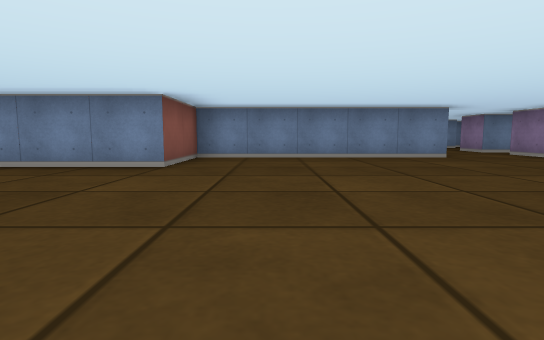
[1] (above)

24 first-person views from a walk through a cub3D level. The camera is about half as high as the walls, tilts 6° down and sees 80° across. The floor is counted in squares. Each view is taken from the middle of a square. On the plan, view 1 faces up. The plan holds only what a view shows up to about 9 squares ahead; the rest is blank.

[2]
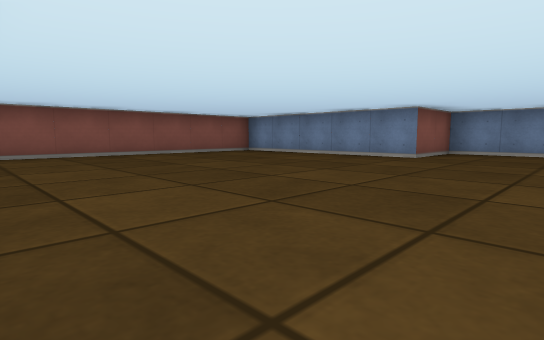

[3]
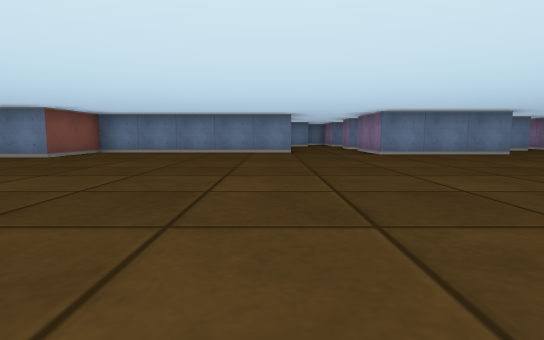

[4]
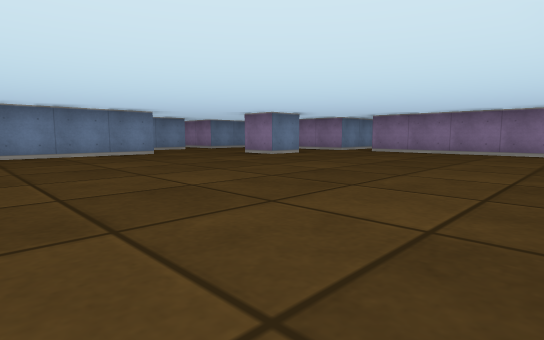

[5]
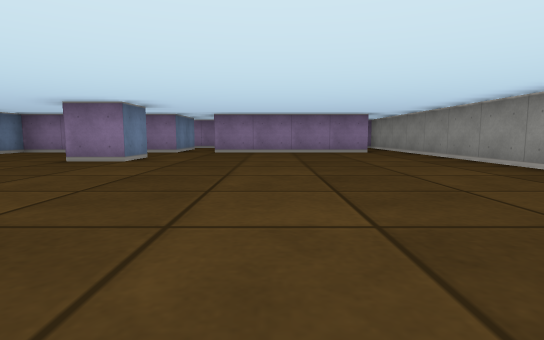

[6]
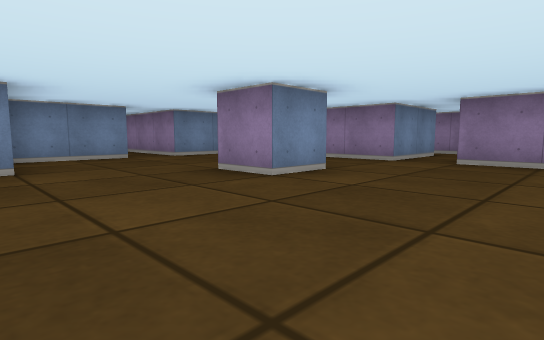

[7]
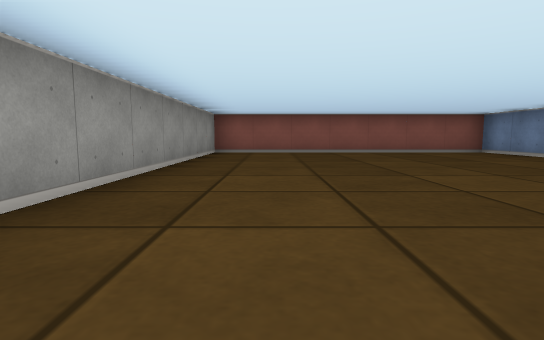

[8]
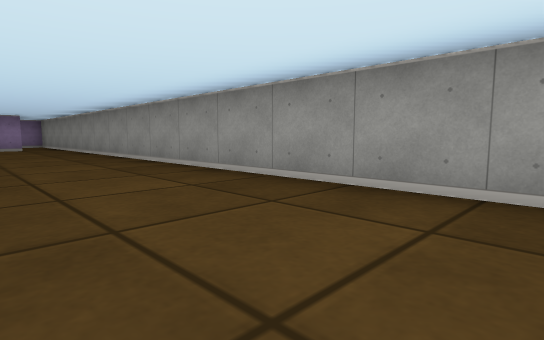

[9]
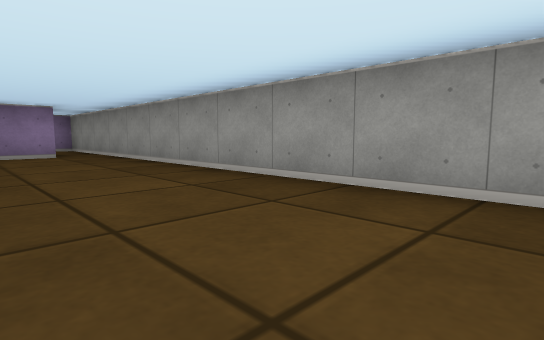

[10]
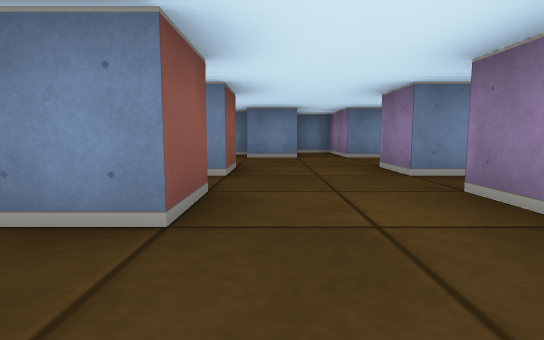

[11]
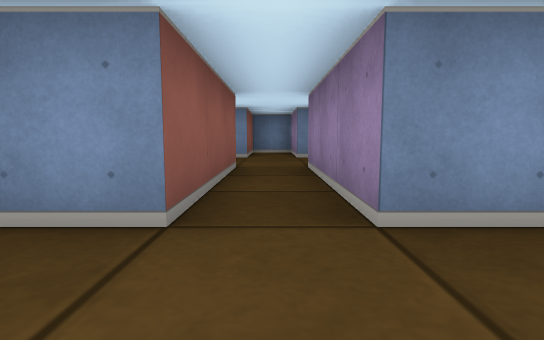

[12]
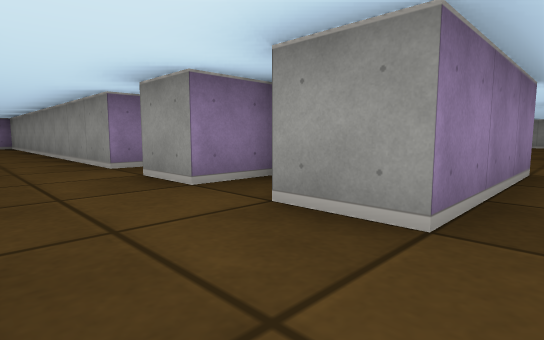

[13]
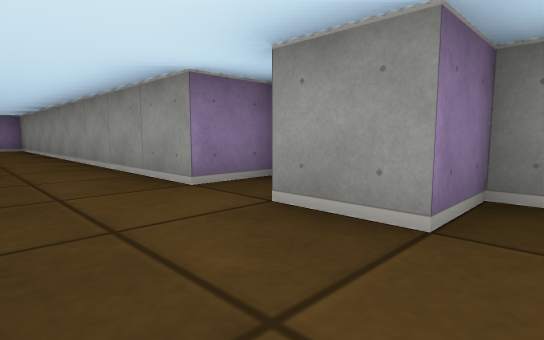

[14]
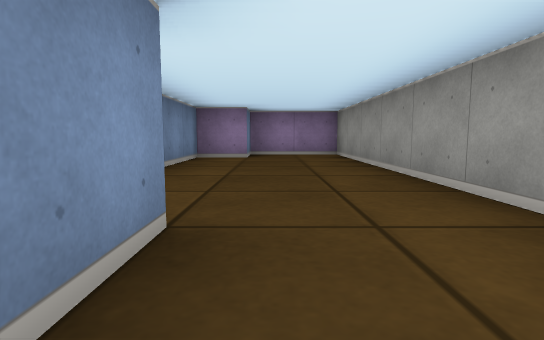

[15]
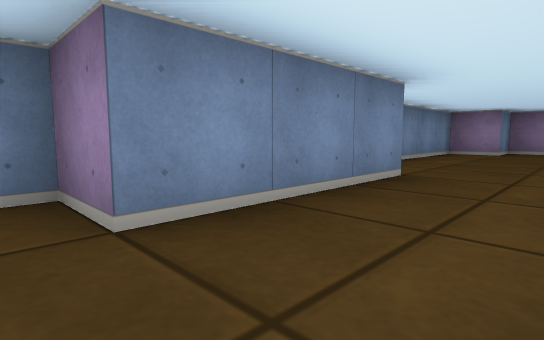

[16]
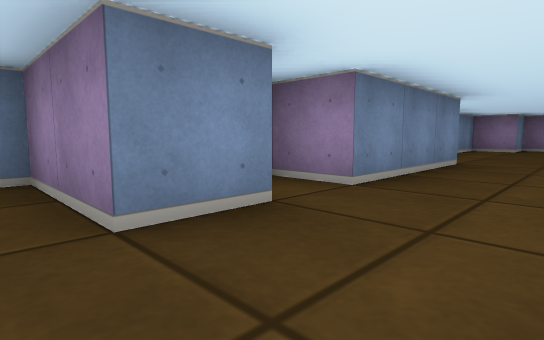

[17]
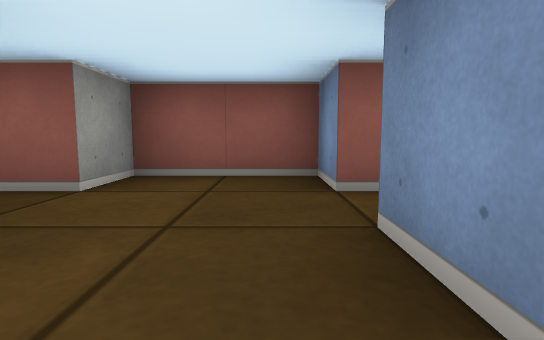

[18]
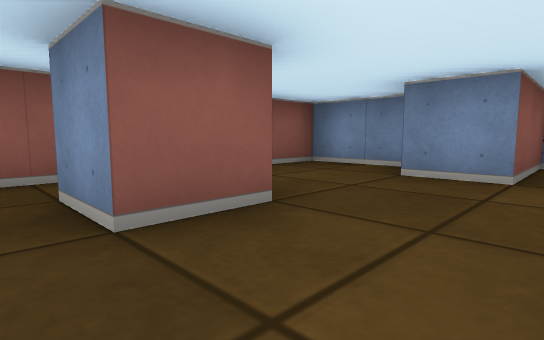

[19]
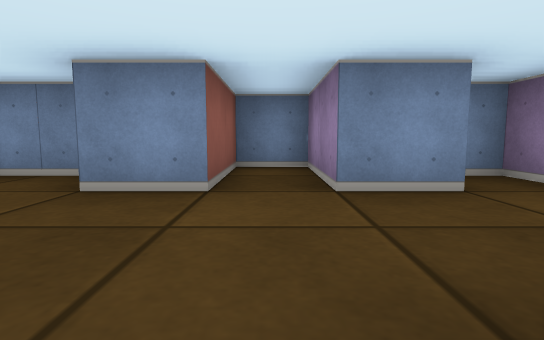

[20]
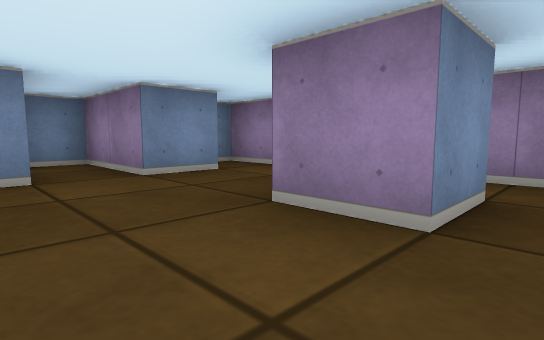

[21]
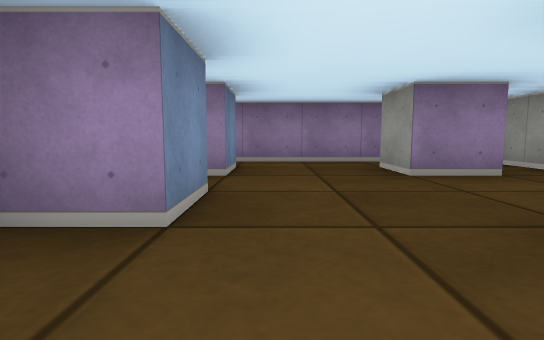

[22]
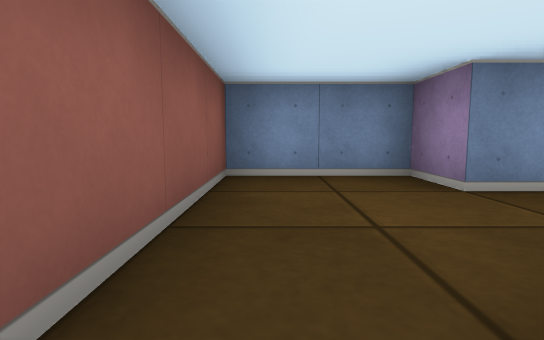

[23]
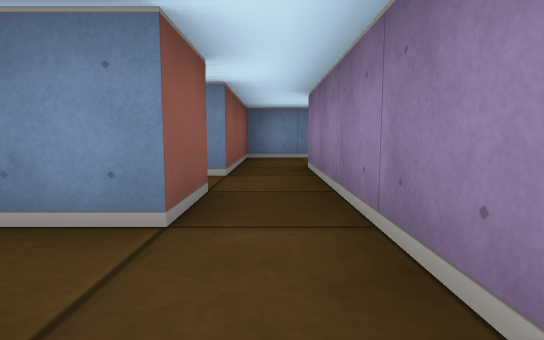

[24]
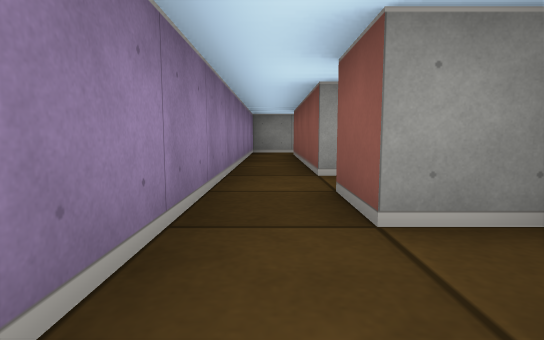

### Floor plan
Points are (right, up) in squares from view 1. A wall is a line through its corners. A room is listed if a view was taken in it or the views show most of it. See-through windows are left out.
Room 1 (views 1, 2, 3, 4, 5, 6, 7, 8, 9, 10, 11)
walls: (2.1, -2.5) (15.5, -2.5); (3.5, 7.5) (3.5, 6.5) (-1.5, 6.5) (-1.5, 4.5) (-6.5, 4.5) (-6.5, -2.5) (0.2, -2.5); (8.6, 5.5) (5.5, 5.5) (5.5, 7.5); (11.6, 3.5) (10.5, 3.5) (10.5, 4.5); (13.5, -1.6) (13.5, 2.5); (10.5, 10.5) (10.5, 7.5) (8.6, 7.5); (15.5, 3.5) (13.5, 3.5) (13.5, 7.5) (11.5, 7.5) (11.5, 10.5)
ways out: opening at (11, 10) to room 2; opening at (4.5, 7) to room 5; opening at (14.5, -2) to room 6; opening at (14.5, 3) to room 6
Room 2 (view 12)
walls: (11.5, 12.5) (11.5, 14.5) (10.5, 14.5) (10.5, 12.5) (9.5, 12.5) (9.5, 10.5) (10.5, 10.5)
ways out: opening at (11, 10) to room 1; opening at (12, 11.5) to room 3
Room 3 (views 13, 16, 17)
walls: (12.5, 12.5) (11.5, 12.5); (14.5, 12.5) (13.5, 12.5) (13.5, 14.5); (11.5, 10.5) (12.5, 10.5); (13.5, 9.4) (13.5, 10.5) (14.5, 10.5)
ways out: opening at (12, 11.5) to room 2; opening at (14, 11.5) to room 4
Room 4 (views 14, 15)
walls: (18.6, 12.5) (15.5, 12.5) (15.5, 13.5) (15.1, 13.5); (15.5, 9.5) (15.5, 10.5) (24.5, 10.5) (24.5, 12.5) (23.5, 12.5) (23.5, 13.5) (20.8, 13.5)
ways out: opening at (14, 11.5) to room 3
Room 5 (views 18, 19, 20, 21, 22)
walls: (3.5, 9.5) (3.5, 8.5) (2.5, 8.5); (6.6, 8.5) (5.5, 8.5) (5.5, 9.5) (6.5, 9.5); (6.6, 11.5) (5.5, 11.5) (5.5, 13.5) (4.5, 13.5) (4.5, 11.5) (3.5, 11.5) (3.5, 12.5) (1.5, 12.5) (1.5, 8.2); (6.1, 7.5) (7, 7.5); (7.5, 8.2) (7.5, 12.5) (7, 12.5)
ways out: opening at (4.5, 7) to room 1
Room 6 (views 23, 24)
walls: (15.5, 2.5) (15.5, -1.4); (14.6, 4.5) (15.5, 4.5) (15.5, 3.5); (15.5, -2.5) (16.5, -2.5) (16.5, 6.5); (15.5, 6.5) (15.5, 5.5)
ways out: opening at (14.5, -2) to room 1; opening at (14.5, 3) to room 1; opening at (16, 6)

Where each view was taken, in squares from view 1:
view 1: 0 up, 0 right, facing up
view 2: 2 down, 1 right, facing up-left
view 3: 2 down, 3 right, facing up
view 4: 2 down, 5 right, facing up-right
view 5: 1 up, 5 right, facing right
view 6: 1 up, 8 right, facing up-right
view 7: 1 down, 2 right, facing left
view 8: 0 up, 2 right, facing down-right
view 9: 0 up, 6 right, facing down-right
view 10: 5 up, 4 right, facing up
view 11: 6 up, 11 right, facing up
view 12: 12 up, 11 right, facing down-right
view 13: 12 up, 13 right, facing down-right
view 14: 12 up, 17 right, facing right
view 15: 11 up, 15 right, facing up-right
view 16: 11 up, 13 right, facing up-right
view 17: 12 up, 13 right, facing left
view 18: 8 up, 5 right, facing up-left
view 19: 9 up, 5 right, facing up
view 20: 8 up, 4 right, facing up-right
view 21: 11 up, 2 right, facing right
view 22: 9 up, 2 right, facing up
view 23: 2 up, 16 right, facing up
view 24: 6 up, 16 right, facing down
